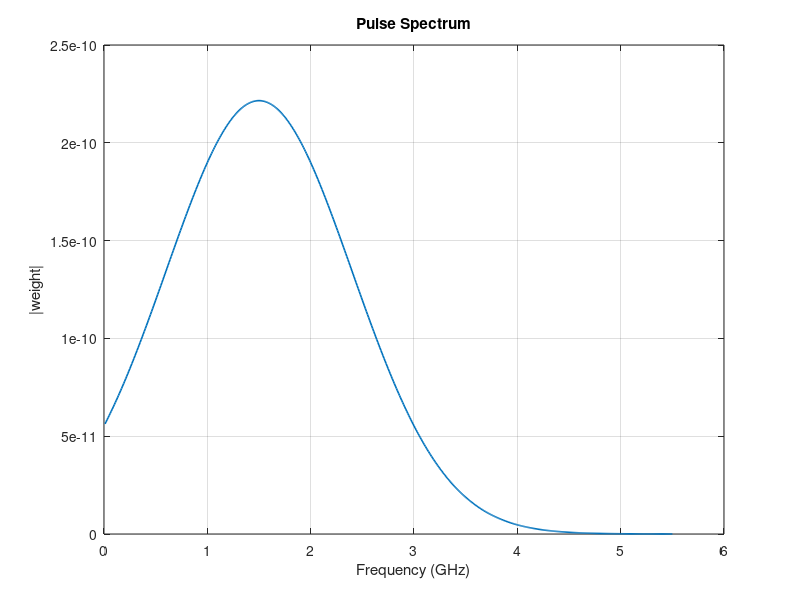
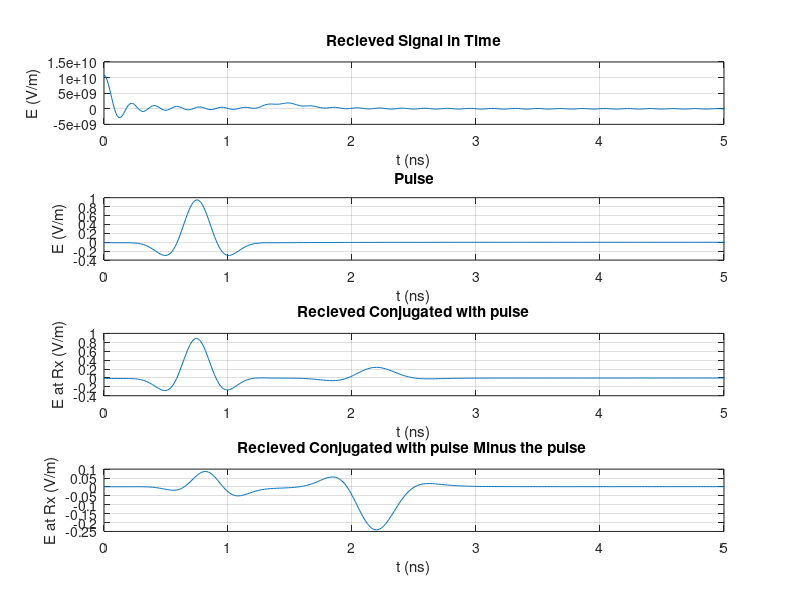
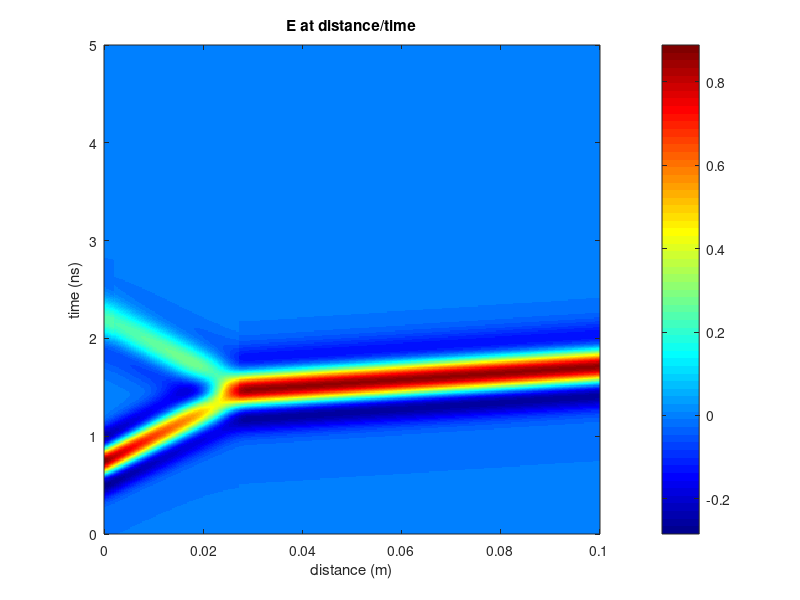

Write MATLAB code to recreate these figures, in order.
clear; close all; clc;
% look at TOF
% It'is database, permittivity underestimated here until ~200MHz

function E = recursiveField(n, mask_area, k_array, dist_sum, imped_array)

    if n == 1 % At signal origin
        E_entry = 1; 
        dist = 0;
    else
        E_prev_at_boundary = recursiveField(n-1, dist_sum(n-1), k_array, dist_sum, imped_array); 
        % Find E at previous boundary. Recursion backwards to calculate E
        % from origin

        tau = 2*imped_array(:,n) ./ (imped_array(:,n) + imped_array(:,n-1)); %Transmission coefficient

        E_entry = tau .* E_prev_at_boundary;
        dist = dist_sum(n-1);
    end

    E = E_entry .* exp(-1j*k_array(:,n).*(mask_area-dist));
end

function E = reflect_Multiplier(n, mask_area, m, Em, k_array, dist_sum, imped_array)
    
    if n == m
        E_boundary = Em; 
    else
        %Find transmission coefficient, in reverse order as reflection is
        %going backwards
        tau = 2*imped_array(:,n) ./ (imped_array(:,n+1) + imped_array(:,n));
        E_boundary = tau .* reflect_Multiplier(n+1, dist_sum(n), m, Em, k_array, dist_sum, imped_array);
    end
    % Position this at a distance and filter
    E = E_boundary .* exp(-1j*k_array(:,n).*(dist_sum(n) - mask_area));
end

function eps_r = debye_func(w, e_inf, e_s, Sig, fs_perm)

    eps_r = e_inf + (e_s - e_inf)./(1 + 1j*w*17.5*1e-12) - 1j*Sig./(w*fs_perm);
end

function e_r = colecole_func(w, ef, del, tau, alpha, sigma, fs_perm)
    f = w/(2*pi);
    e_r = ef;
    for l = 1:4
        e_r = e_r + del(l) ./ (1 + (1j*w*tau(l)).^(1-alpha(l))); % w instead of f?
    end
    e_r = e_r - sigma./(1j*w*fs_perm);
end


fs_permittivity = 8.854187817e-12; % permittivity of free space 
fs_permeability = pi*4e-7; % permeability of free space 
c0 = 3e8; % Speed of light

% Values for pulse
f0 = 1.5e9; 
tp = 25e-11;

frequency_spacing = 1e7;
max_freq = f0 + 1/tp; 
no_Tones = max_freq/frequency_spacing;
freq_list = (1:no_Tones)'*frequency_spacing;

zmax = 0.1;
tim_max = 5;

Nf = numel(freq_list);
w = 2*pi*freq_list;
%Layer properties
% rel_permittivity_array = [2+1j, 9+1j, 1+1j, 4+1j];  
rel_permittivity_array = [2, 9, 1, 4];  



layer_thickness = [0.002, 0.025, 0.002]; %Treat last layer as infinite   
N = numel(layer_thickness) + 1;

skin_perm = debye_func(w, 18.51, 42.28, 0.679, fs_permittivity);
muscle_perm= debye_func(w, 24.60, 58.22, 0.664, fs_permittivity);

skin_del = [0, 31.4, 830 ,0];
skin_tau = [15.915e-12, 0.007997e-9, 0.02351e-6, 15.915e-3];
skin_alpha = [0, 0.066, 0.139, 0];
skin_perm_cole = colecole_func(w, 5.01, skin_del, skin_tau, skin_alpha, 0.005, fs_permittivity);


muscle_del = [0, 59.3, 23500 ,0];
muscle_tau = [15.915e-12, 0.0104e-9, 0.9095e-6, 15.915e-3];
muscle_alpha = [0, 0.24, 0.093, 0];
muscle_perm_cole = colecole_func(w, 4.32, muscle_del, muscle_tau, muscle_alpha, 0.354, fs_permittivity);


fprintf('%8s   %-18s   %-18s   %-18s   %-18s\n', 'f (MHz)', 'skin dobye', 'muscle dobye', 'skin cole cole', 'muscle cole cole');
for idx = 1:numel(freq_list)
    fprintf('%8.1f   %7.3f %+7.3fi   %7.3f %+7.3fi  %7.3f %+7.3fi    %7.3f %+7.3fi\n', ...
        freq_list(idx)/1e6, ...
        real(skin_perm(idx)), imag(skin_perm(idx)), ...
        real(muscle_perm(idx)), imag(muscle_perm(idx)), ...
        real(skin_perm_cole(idx)), imag(skin_perm_cole(idx)), ...
        real(muscle_perm_cole(idx)), imag(muscle_perm_cole(idx)));
end


two_d_permittivity_array = zeros(Nf,N);

two_d_permittivity_array(:,1) = skin_perm_cole;
two_d_permittivity_array(:,2) = muscle_perm_cole;
two_d_permittivity_array(:,3) = skin_perm_cole;
two_d_permittivity_array(:,4) = 1;

% Experiment with reflector in arm
% two_d_permittivity_array(:,3) = 500;
% two_d_permittivity_array(:,4) = muscle_perm;
% 
% two_d_permittivity_array(:,5) = skin_perm;
% two_d_permittivity_array(:,6) = 1;

% Total distance from transmitter at boundary
dist_sum = zeros(1, N-1);
for n = 1:N-1
    dist_sum(n) = sum(layer_thickness(1:n));
end




dist_step = (c0/f0)/800;
z = (0:dist_step:zmax);
Nz = numel(z);


no_Tones = max_freq/frequency_spacing;

% v_array = c0 ./ sqrt(rel_permittivity_array);
% k_array = w * (1./v_array);


k_array = w .* sqrt(fs_permeability*fs_permittivity*two_d_permittivity_array);
imped_array = sqrt(fs_permeability ./ (fs_permittivity*two_d_permittivity_array));


% Find forward E, from transission coefficient
% Use of 8.88 from book and surrounding equations
E_fwd = zeros(Nf, Nz); 

for n = 1:N

    kn = k_array(:,n);
    if n == 1
        mask = z < dist_sum(1);
        E_fwd(:,mask) = recursiveField(n, z(mask), k_array, dist_sum, imped_array);

    else
        if n == N
          mask = z >= dist_sum(N-1);

        else
          mask = (z >= dist_sum(n-1)) & (z < dist_sum(n));

        end
        E_fwd(:,mask) = recursiveField(n, z(mask), k_array, dist_sum, imped_array);
    end
    
end


%Reflective E, or Backwards E
E_Back = zeros(Nf, Nz);
for m = 1:N-1


    leftside_imp = imped_array(:,m);
    rightside_imp = imped_array(:,m+1);
    Gamma_m = (rightside_imp - leftside_imp)./(rightside_imp + leftside_imp);
 
    E_at_m = Gamma_m .* recursiveField(m, dist_sum(m), k_array, dist_sum, imped_array);
 
    for n = 1:m 
        %fprintf("test1");
        if n == 1
            
            mask = z < dist_sum(1);
        else
            mask = (z >= dist_sum(n-1)) & (z < dist_sum(n));
        end
        edge_val = reflect_Multiplier(n, z(mask), m, E_at_m, k_array, dist_sum, imped_array);
        kn = k_array(:,n);
        E_Back(:,mask) = E_Back(:,mask) + edge_val;
    end
end

 

E = E_fwd + E_Back;


Nz = numel(z);

Y = E(:, 1);


Frequency_Weights = (tp*sqrt(pi)/2) * exp(-1j*2*pi*freq_list*3*tp);

Frequency_Weights = Frequency_Weights .* exp(-(pi*(freq_list - f0)*tp).^2);   % Gaussian bell around f0

response = Frequency_Weights.*Y;

Ifft_Length = 2^13;

time_axis = (0:Ifft_Length-1)'/(Ifft_Length*frequency_spacing);  


synth = @(S) real(ifft([0; Ifft_Length*frequency_spacing*S; zeros(Ifft_Length-2*no_Tones-1,1); conj(flipud(Ifft_Length*frequency_spacing*S))]));
full_synth = @(S) real(ifft([zeros(1,Nz); Ifft_Length*frequency_spacing*S; zeros(Ifft_Length-2*no_Tones-1, Nz);conj(flipud(Ifft_Length*frequency_spacing*S))]));

recieved = synth(Y);
transmitted = synth(Frequency_Weights); 
response_signal = synth(response);

response_full = Frequency_Weights .* E; 
Etz = full_synth((response_full));

figure;

plot(freq_list/1e9, abs(Frequency_Weights), 'LineWidth', 1.2); grid on
xlabel('Frequency (GHz)'); ylabel('|weight|');
title('Pulse Spectrum');


% 
figure;
subplot(4,1,1);

plot(time_axis*1e9, recieved); grid on
xlim([0 tim_max]); xlabel('t (ns)'); ylabel('E (V/m)');
title('Recieved Signal in Time');

subplot(4,1,2);

plot(time_axis*1e9, transmitted); grid on
xlim([0 tim_max]); xlabel('t (ns)'); ylabel('E (V/m)');
title('Pulse');

subplot(4,1,3);

plot(time_axis*1e9, response_signal); grid on
xlim([0 tim_max]); xlabel('t (ns)'); ylabel('E at Rx (V/m)');
title('Recieved Conjugated with pulse');

subplot(4,1,4);

plot(time_axis*1e9, transmitted - response_signal); grid on
xlim([0 tim_max]); xlabel('t (ns)'); ylabel('E at Rx (V/m)');
title('Recieved Conjugated with pulse Minus the pulse ');


figure;
imagesc(z, time_axis*1e9, Etz);
axis xy;
colormap(jet);
colorbar;
ylim([0 tim_max]); xlabel('distance (m)'); ylabel('time (ns)');
title('E at distance/time');
